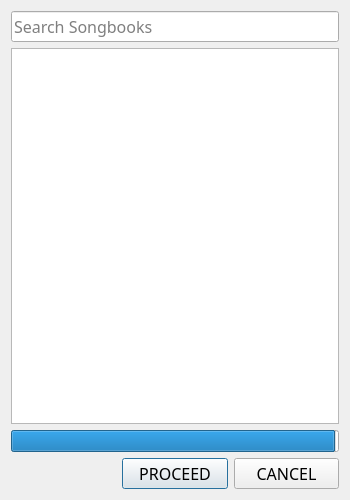
<?xml version="1.0" encoding="UTF-8"?>
<ui version="4.0">
 <class>AppOnline</class>
 <widget class="QDialog" name="AppOnline">
  <property name="geometry">
   <rect>
    <x>0</x>
    <y>0</y>
    <width>350</width>
    <height>500</height>
   </rect>
  </property>
  <property name="windowTitle">
   <string>Select Your Preffered Books</string>
  </property>
  <property name="windowIcon">
   <iconset resource="icons/icons.qrc">
    <normaloff>:/icons/appicon</normaloff>:/icons/appicon</iconset>
  </property>
  <property name="sizeGripEnabled">
   <bool>false</bool>
  </property>
  <layout class="QVBoxLayout" name="MainLayout">
   <item>
    <layout class="QHBoxLayout" name="CentralWidget">
     <property name="bottomMargin">
      <number>0</number>
     </property>
     <item>
      <layout class="QVBoxLayout" name="MainPanel">
       <item>
        <widget class="QLineEdit" name="TxtSearch">
         <property name="sizePolicy">
          <sizepolicy hsizetype="Preferred" vsizetype="Fixed">
           <horstretch>0</horstretch>
           <verstretch>0</verstretch>
          </sizepolicy>
         </property>
         <property name="font">
          <font>
           <family>Trebuchet MS</family>
           <pointsize>12</pointsize>
          </font>
         </property>
         <property name="inputMask">
          <string/>
         </property>
         <property name="text">
          <string/>
         </property>
         <property name="placeholderText">
          <string>Search Songbooks</string>
         </property>
        </widget>
       </item>
       <item>
        <widget class="QListView" name="LstBooks">
         <property name="sizePolicy">
          <sizepolicy hsizetype="Preferred" vsizetype="Expanding">
           <horstretch>0</horstretch>
           <verstretch>0</verstretch>
          </sizepolicy>
         </property>
        </widget>
       </item>
       <item>
        <layout class="QVBoxLayout" name="ProgressLayout">
         <item>
          <widget class="QProgressBar" name="progressBar">
           <property name="sizePolicy">
            <sizepolicy hsizetype="Expanding" vsizetype="Fixed">
             <horstretch>0</horstretch>
             <verstretch>0</verstretch>
            </sizepolicy>
           </property>
           <property name="maximum">
            <number>100</number>
           </property>
           <property name="value">
            <number>99</number>
           </property>
           <property name="textVisible">
            <bool>false</bool>
           </property>
           <property name="format">
            <string>%p%</string>
           </property>
          </widget>
         </item>
        </layout>
       </item>
       <item>
        <layout class="QHBoxLayout" name="BottomLayout">
         <item>
          <widget class="QLabel" name="LblNothing">
           <property name="text">
            <string/>
           </property>
          </widget>
         </item>
         <item>
          <widget class="QPushButton" name="BtnProceed">
           <property name="font">
            <font>
             <family>Trebuchet MS</family>
             <pointsize>12</pointsize>
            </font>
           </property>
           <property name="text">
            <string>PROCEED</string>
           </property>
          </widget>
         </item>
         <item>
          <widget class="QPushButton" name="BtnCancel">
           <property name="font">
            <font>
             <family>Trebuchet MS</family>
             <pointsize>12</pointsize>
            </font>
           </property>
           <property name="text">
            <string>CANCEL</string>
           </property>
          </widget>
         </item>
        </layout>
       </item>
      </layout>
     </item>
    </layout>
   </item>
  </layout>
 </widget>
 <resources>
  <include location="icons/icons.qrc"/>
 </resources>
 <connections/>
</ui>
